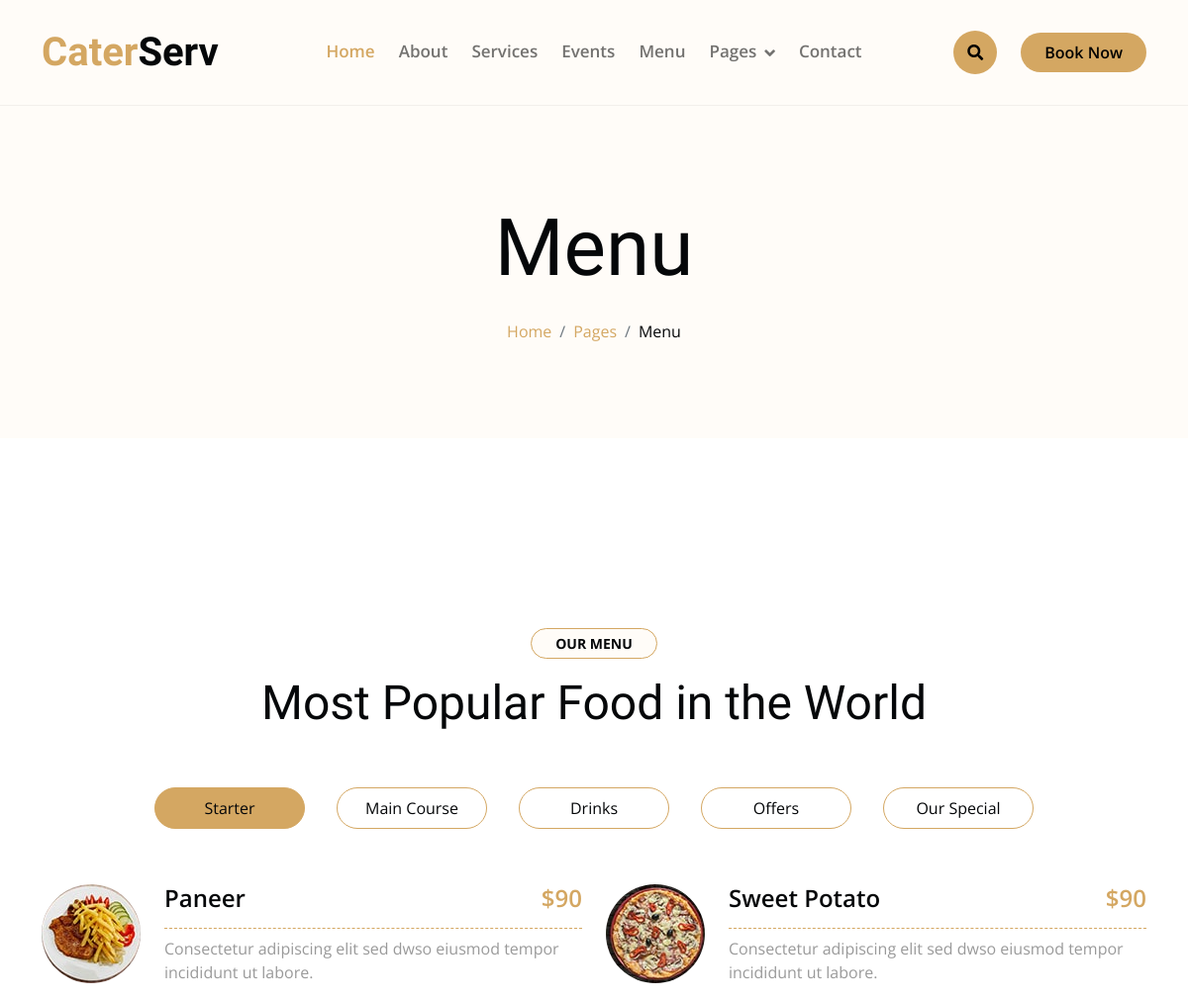
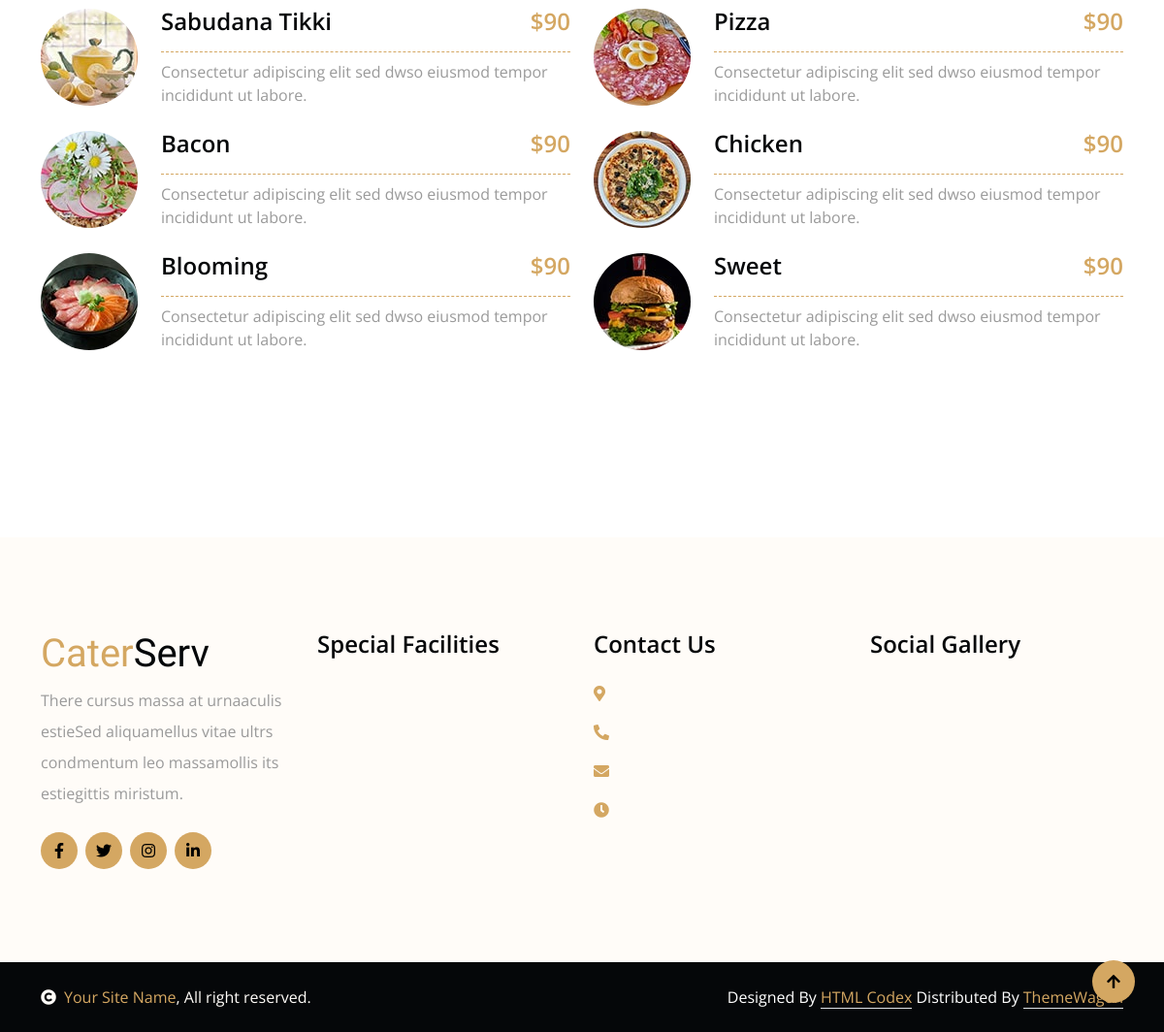
The app's page /menu/ with its own data (2 pictures, top to bottom).
### caterapp/models.py (models this page shows)
class MenuStarter(models.Model):
    image = models.ImageField(upload_to=('Menu'))
    food_name = models.CharField(max_length=50)
    price = models.CharField(max_length=50)
    food_desc = models.CharField(max_length=100)

### caterapp/views.py (the view)
# urls.py: path('menu/', views.menu, name='menu'),
def menu(request):
    starter = MenuStarter.objects.all()
    main_course = MenuMain.objects.all()
    drinks = MenuDrinks.objects.all()
    offers = MenuOffers.objects.all()
    special = MenuSpecial.objects.all()
    return render(request, 'menu.html', {'starter': starter,
                                         'main_course': main_course,
                                         'drinks': drinks,
                                         'offers': offers,
                                         'special': special})

### caterapp/templatetags/custom_filters.py (called while the page is built)
@register.filter(name='wow_delay')
def wow_delay(counter, delay):
    return f'{counter * delay:.1f}'

### templates/menu.html (shortened to what this page needs)
{% extends "Base/base.html" %}
{% block start %}
{% load custom_filters %}
        <div class="container-fluid bg-light py-6 my-6 mt-0">
            <div class="container text-center animated bounceInDown">
                <h1 class="display-1 mb-4">Menu</h1>
                <ol class="breadcrumb justify-content-center mb-0 animated bounceInDown">
                    <li class="breadcrumb-item"><a href="{% url 'index' %}">Home</a></li>
                    <li class="breadcrumb-item"><a href="#">Pages</a></li>
                    <li class="breadcrumb-item text-dark" aria-current="page">Menu</li>
                </ol>
            </div>
        </div>
        <div class="container-fluid menu py-6">
            <div class="container">
                <div class="text-center wow bounceInUp" data-wow-delay="0.1s">
                    <small class="d-inline-block fw-bold text-dark text-uppercase bg-light border border-primary rounded-pill px-4 py-1 mb-3">Our Menu</small>
                    <h1 class="display-5 mb-5">Most Popular Food in the World</h1>
                </div>
                <div class="tab-class text-center">
                    <ul class="nav nav-pills d-inline-flex justify-content-center mb-5 wow bounceInUp" data-wow-delay="0.1s">
                        <li class="nav-item p-2">
                            <a class="d-flex py-2 mx-2 border border-primary bg-white rounded-pill active" data-bs-toggle="pill" href="#tab-6">
                                <span class="text-dark" style="width: 150px;">Starter</span>
                            </a>
                        </li>
                        <li class="nav-item p-2">
                            <a class="d-flex py-2 mx-2 border border-primary bg-white rounded-pill" data-bs-toggle="pill" href="#tab-7">
                                <span class="text-dark" style="width: 150px;">Main Course</span>
                            </a>
                        </li>
                        <li class="nav-item p-2">
                            <a class="d-flex py-2 mx-2 border border-primary bg-white rounded-pill" data-bs-toggle="pill" href="#tab-8">
                                <span class="text-dark" style="width: 150px;">Drinks</span>
                            </a>
                        </li>
                        <li class="nav-item p-2">
                            <a class="d-flex py-2 mx-2 border border-primary bg-white rounded-pill" data-bs-toggle="pill" href="#tab-9">
                                <span class="text-dark" style="width: 150px;">Offers</span>
                            </a>
                        </li>
                        <li class="nav-item p-2">
                            <a class="d-flex py-2 mx-2 border border-primary bg-white rounded-pill" data-bs-toggle="pill" href="#tab-10">
                                <span class="text-dark" style="width: 150px;">Our Special</span>
                            </a>
                        </li>
                    </ul>
                    <div class="tab-content">
                        <div id="tab-6" class="tab-pane fade show p-0 active">
                            <div class="row g-4">
                                {% for i in starter %}
                                <div class="col-lg-6 wow bounceInUp" data-wow-delay="{{ forloop.counter0|wow_delay:0.1 }}s">
                                    <div class="menu-item d-flex align-items-center">
                                        <img class="flex-shrink-0 img-fluid rounded-circle" src="{{ i.image.url }}" alt="{{ i.image.name }}">
                                        <div class="w-100 d-flex flex-column text-start ps-4">
                                            <div class="d-flex justify-content-between border-bottom border-primary pb-2 mb-2">
                                                <h4>{{ i.food_name }}</h4>
                                                <h4 class="text-primary">{{ i.price }}</h4>
                                            </div>
                                            <p class="mb-0">{{ i.food_desc }}</p>
                                        </div>
                                    </div>
                                </div>
                                {% endfor %}
                            </div>
                        </div>
                    </div>
                </div>
            </div>
        </div>
       {% endblock %}

### static/css/style.css (style rules this page uses)
h1, h2, h3, .h1, .h2, .h3 { font-weight: 400 !important; font-family: 'Playball', cursive !important; }
h4, h5, h6, .h4, .h5, .h6 { font-weight: 600 !important; font-family: 'Open Sans', sans-serif !important; }
.my-6 { margin-top: 6rem; margin-bottom: 6rem; }
.py-6 { padding-top: 6rem; padding-bottom: 6rem; }
.wow, .animated { animation-duration: 2s !important; }
.menu .nav-item a.active { background: var(--bs-primary) !important; }
.menu .menu-item .border-bottom { border-bottom-style: dashed !important; }

### records on screen
MenuStarter: image (picture), food_name "Paneer", price "$90", food_desc "Consectetur adipiscing elit sed dwso eiusmod tempor incididunt ut labore."
MenuStarter: image (picture), food_name "Sweet Potato", price "$90", food_desc "Consectetur adipiscing elit sed dwso eiusmod tempor incididunt ut labore."
MenuStarter: image (picture), food_name "Sabudana Tikki", price "$90", food_desc "Consectetur adipiscing elit sed dwso eiusmod tempor incididunt ut labore."
MenuStarter: image (picture), food_name "Pizza", price "$90", food_desc "Consectetur adipiscing elit sed dwso eiusmod tempor incididunt ut labore."
MenuStarter: image (picture), food_name "Bacon", price "$90", food_desc "Consectetur adipiscing elit sed dwso eiusmod tempor incididunt ut labore."
MenuStarter: image (picture), food_name "Chicken", price "$90", food_desc "Consectetur adipiscing elit sed dwso eiusmod tempor incididunt ut labore."
MenuStarter: image (picture), food_name "Blooming", price "$90", food_desc "Consectetur adipiscing elit sed dwso eiusmod tempor incididunt ut labore."
MenuStarter: image (picture), food_name "Sweet", price "$90", food_desc "Consectetur adipiscing elit sed dwso eiusmod tempor incididunt ut labore."
